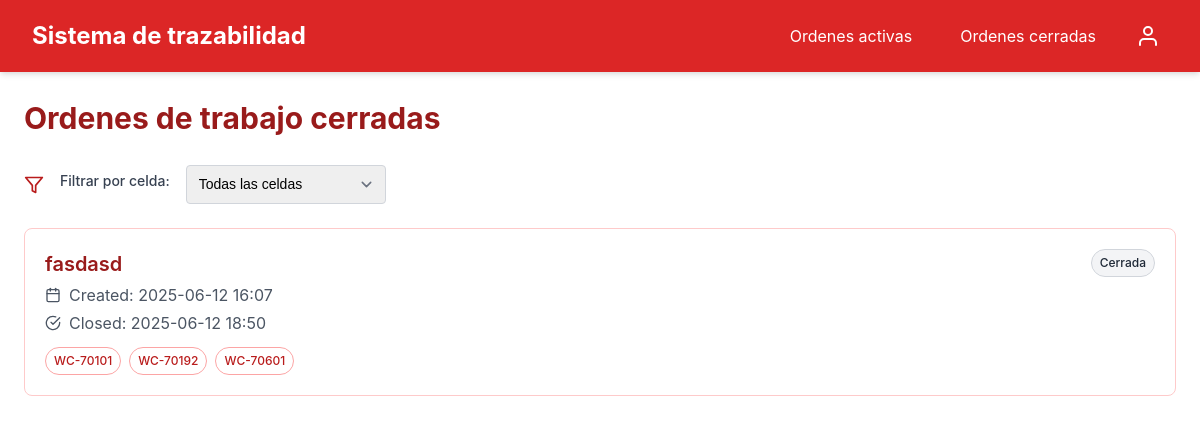
The page /ordenes-cerradas/ on the database as committed earlier.
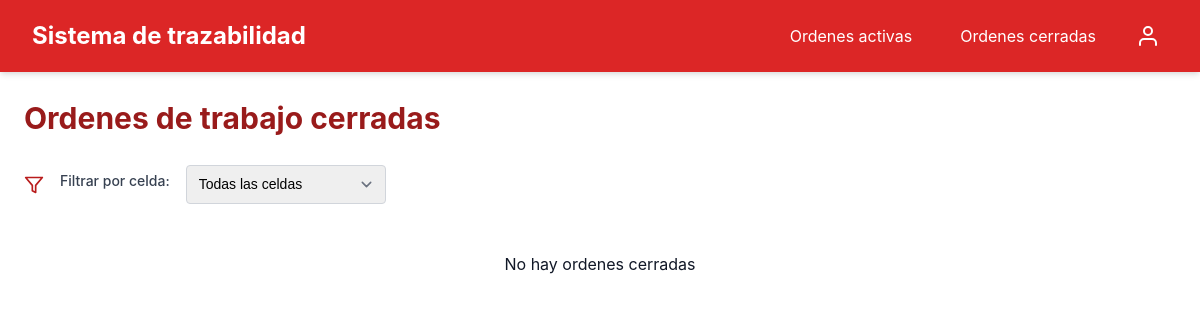
The same page on the database as committed later.
### system/models.py (models this page shows, shortened)
class WorkOrders(models.Model):
    number = models.CharField(max_length=100, db_index=True)
    status = models.BooleanField(default=True)  # active or closed
    cells = models.ManyToManyField(Cells, related_name='workOrderItems')
    pub_date = models.DateTimeField(default=timezone.now)
    closed_date = models.DateTimeField(null=True, blank=True)
    closedBy = models.ForeignKey(User, on_delete=models.SET_NULL, null=True, blank=True)
    current_stage = models.CharField(
        max_length=10,
        choices=[('ensamble', 'Ensamble'), ('pintura', 'Pintura'), ('empaque', 'Empaque')],
        default='ensamble'
    )
    class Meta:
        verbose_name_plural = "Work Orders"

class Cells(models.Model):
    LINE_TYPE_CHOICES = [
        ('ensamble', 'Ensamble'),
        ('pintura', 'Pintura'),
        ('empaque', 'Empaque')
    ]
    work_cell = models.CharField(max_length=100, unique=True)
    lineType = models.CharField(max_length=10, choices=LINE_TYPE_CHOICES)
    def __str__(self):
        return f"{self.work_cell} - ({self.lineType})"
    class Meta:
        verbose_name_plural = "Cells"

### system/views.py (the view)
# urls.py: path("ordenes-cerradas/", closedOrdersListView.as_view(), name="closedWorkOrders"),
class closedOrdersListView(ListView):
    model = WorkOrders
    template_name = 'system/closedOrders.html'
    context_object_name = 'orders'
    paginate_by = 50
    def get_queryset(self):
        queryset = WorkOrders.objects.filter(status=False).order_by("-pub_date")
        line_type = self.request.GET.get('line_type')
        if line_type and line_type != 'all':
            queryset = queryset.filter(items__cells__lineType=line_type).distinct()
        cell_id = self.request.GET.get('cell')
        if cell_id and cell_id != 'all':
            try:
                queryset = queryset.filter(items__cells__lineType__id=int(cell_id)).distinct()
            except (ValueError, TypeError):
                pass
        return queryset
    def get_context_data(self, **kwargs):
        context = super().get_context_data(**kwargs)
        context['cells'] = Cells.objects.all()
        context['line_types'] = Cells.LINE_TYPE_CHOICES
        context['current_line_type'] = self.request.GET.get('line_type', 'all')
        context['current_cell'] = self.request.GET.get('cell', 'all')
        return context

### system/templates/system/closedOrders.html (shortened to what this page needs)
{% extends 'system/base.html' %}
{% block content %}
<div class="space-y">
    <div class="header">
        <h1 class="page-title"> Ordenes de trabajo cerradas </h1>
    </div>
    <div class="flex items-center gap-4">
        <svg xmlns="http://www.w3.org/2000/svg" width="20" height="20" viewBox="0 0 24 24" fill="none" stroke="currentColor" stroke-width="2" stroke-linecap="round" stroke-linejoin="round" class="text-red-700">
            <polygon points="22 3 2 3 10 12.46 10 19 14 21 14 12.46 22 3"></polygon>
        </svg>
        <label class="form-label" for="cell-filter"> Filtrar por celda: </label>
        <select id="cell-filter" class="form-control form-select" style="width: 200px">
            <option value="all"> Todas las celdas </option>
        </select>
    </div>
    <div class="grid">
        {% for order in orders %}
        <div class="card card-clickable" data-url="{% url 'closedWorkOrdersDetail' order.id %}" onclick="window.location.href=this.dataset.url">
            <div class="card-content">
                <div class="flex justify-between items-start">
                    <div>
                        <h3 class="text-xl font-semibold text-red-800">{{ order.number }}</h3>
                        <p class="text-gray-600 flex items-center mt-1">
                            Created: {{ order.pub_date|date:'Y-m-d H:i' }}
                        </p>
                        <p class="text-gray-600 flex items-center mt-1">
                            <svg xmlns="http://www.w3.org/2000/svg" width="16" height="16" viewBox="0 0 24 24" fill="none" stroke="currentColor" stroke-width="2" stroke-linecap="round" stroke-linejoin="round" class="mr-2">
                                <path d="M22 11.08V12a10 10 0 1 1-5.93-9.14"></path>
                                <polyline points="22 4 12 14.01 9 11.01"></polyline>
                            </svg>
                            Closed: {{ order.closed_date|date:'Y-m-d H:i' }}
                        </p>
                        <div class="flex flex-wrap gap-2 mt-3">
                            {% for cell in order.cells.all %}
                            <span class="badge badge-outline">{{ cell.work_cell }}</span>
                            {% endfor %}
                        </div>
                    </div>
                    <span class="badge badge-neutral"> Cerrada </span>
                </div>
            </div>
        </div>
        {% empty %}
        <div class="text-center p-6">
            <p> No hay ordenes cerradas </p>
        </div>
        {% endfor %}
    </div>
</div>
{% endblock %}

Rows that differ between the two databases and show on the page:
removed WorkOrders: number "fasdasd", pub_date "2025-06-12 16:07", closed_date "2025-06-12 18:50"
no longer on this page (row unchanged): Cells: work_cell "WC-70101"
no longer on this page (row unchanged): Cells: work_cell "WC-70192"
no longer on this page (row unchanged): Cells: work_cell "WC-70601"
Other text that changed with them:
text now shown: "No hay ordenes cerradas"
